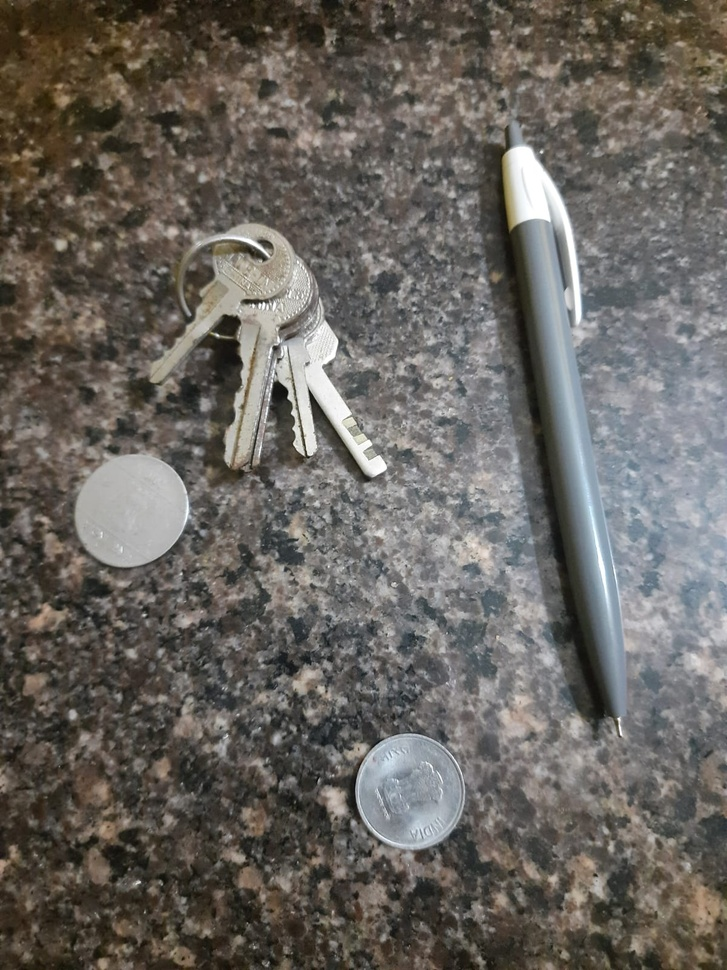
#> input picture Module-2/raw_captures/Capture_3.jpeg, 727 x 970 px, shrunk from 1200 x 1600 before the run, found by its file name
$ jupyter execute Task3.ipynb
#> lines starting #> are read from the running program, lines starting #| are printed output that depends on the picture
# Geometric Transformations

### Import the Required Libraries

[cell 1]
import cv2
import numpy as np
import matplotlib.pyplot as plt

### Pick a Reference Number

[cell 2]
referenceNo = 56

### Compute Angle & Scale

[cell 3]
angle = referenceNo * 3
scale = 1 + (referenceNo % 10) / 10

[cell 4]
print("Reference Number:", referenceNo)
print("Rotation Angle:", angle, "degrees")
print("Scale Factor:", scale)

### Read Image

[cell 5]
image = cv2.imread("Documents/AIML-Assessment/Module-2/raw_captures/Capture_3.jpeg")
#> image is the input picture: shape (970, 727, 3); mean B, G, R 95.1, 100.5, 104.3
image_rgb = cv2.cvtColor(image,cv2.COLOR_BGR2RGB)
height, width = image.shape[:2]
#> height = 970; width = 727

### Translation

[cell 6]
tx = 100
ty = 200
Tmatrix = np.float32([[1,0,tx],
                     [0,1,ty]])
translated_image = cv2.warpAffine(image_rgb, Tmatrix, (width,height))
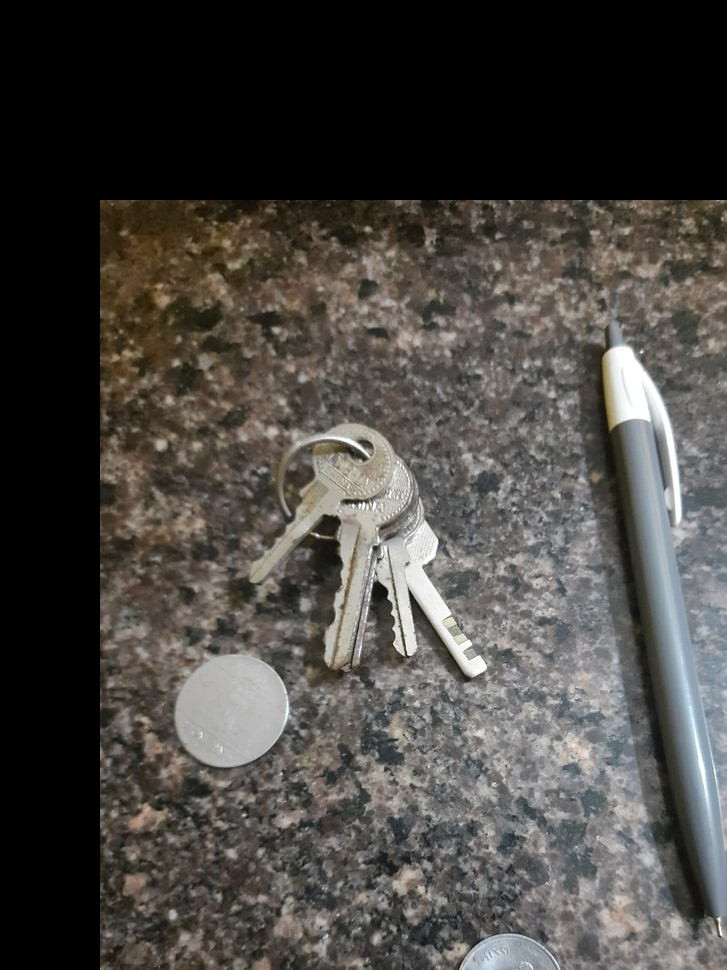
#> translated_image: shape (970, 727, 3); mean R, G, B 72.6, 70, 66.2

### Rotation & Scaling

[cell 7]
center = (width//2,height//2)
#> center = (363, 485)
Rmatrix = cv2.getRotationMatrix2D(center, angle, scale)
rotated_image = cv2.warpAffine(image_rgb, Rmatrix, (width,height))
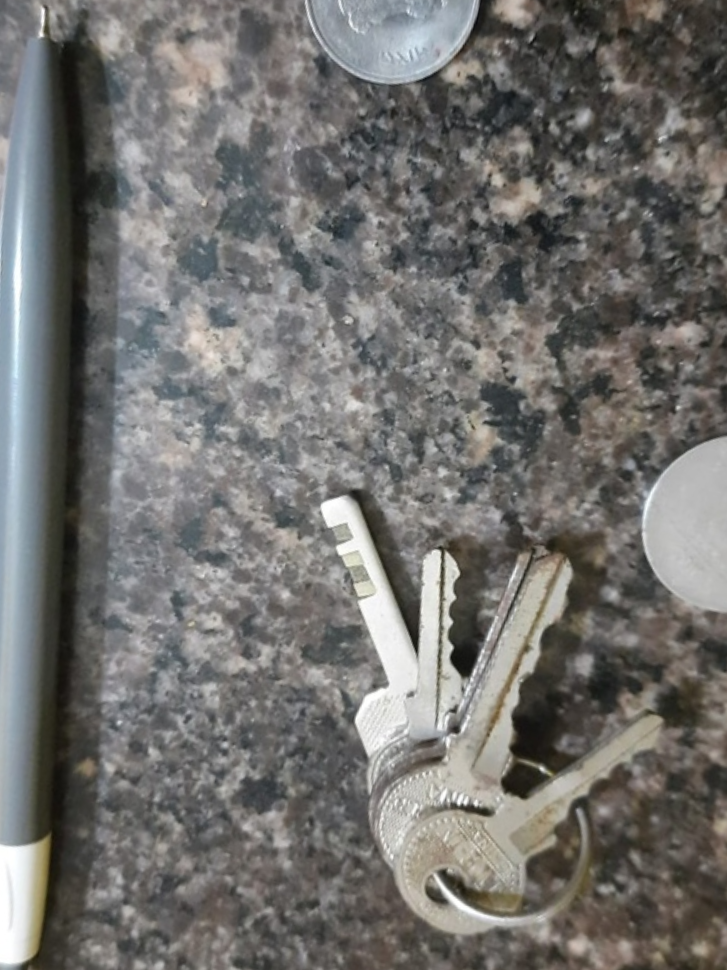
#> rotated_image: shape (970, 727, 3); mean R, G, B 113.8, 112.8, 110.2

### Affine Transform

[cell 8]
pts1 = np.float32([[50, 50],
                   [200, 50],
                   [50, 200]])

pts2 = np.float32([[10, 100],
                   [200, 50],
                   [100, 250]])
Amatrix = cv2.getAffineTransform(pts1, pts2)
affine_image = cv2.warpAffine(image_rgb, Amatrix, (width,height))
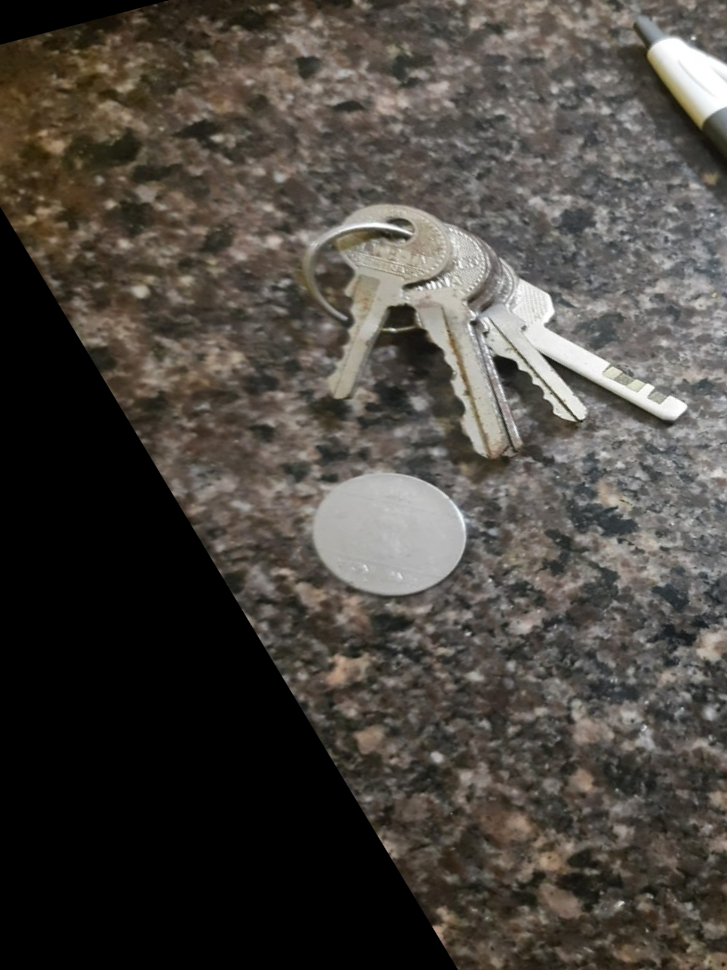
#> affine_image: shape (970, 727, 3); mean R, G, B 74.5, 70.1, 64.2

### Display the Results

[cell 9]
fig, axes = plt.subplots(1,4,figsize=(20,5))
axes[0].imshow(image_rgb)
axes[0].set_title("Original")
axes[0].axis('off')
axes[1].imshow(translated_image)
axes[1].set_title("Translated")
axes[1].axis('off')
axes[2].imshow(rotated_image)
axes[2].set_title("Rotated & Scaled")
axes[2].axis('off')
axes[3].imshow(affine_image)
axes[3].set_title("Affine Transform")
axes[3].axis('off')
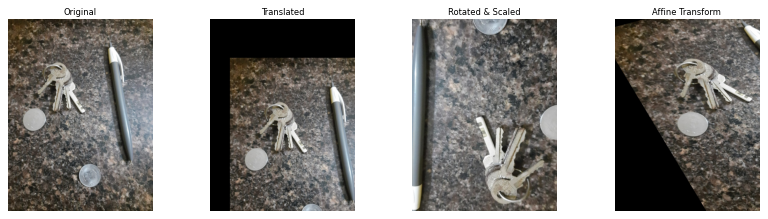
#> figure drawn by matplotlib, 4 panels

$ run again, with Module-2/raw_captures/Capture_1.jpeg copied over Module-2/raw_captures/Capture_3.jpeg
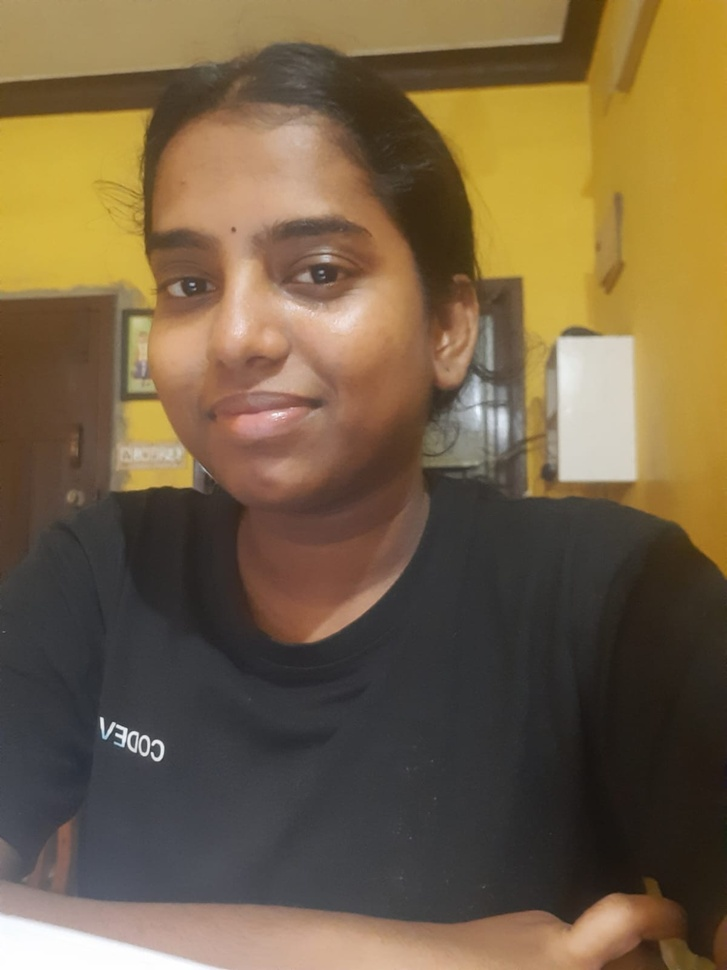
#> input picture Module-2/raw_captures/Capture_1.jpeg, 727 x 970 px, shrunk from 1200 x 1600 before the run, found by its file name
#> image is the input picture: shape (970, 727, 3); mean B, G, R 68.8, 97.1, 116.4
#> `affine_image = cv2.warpAffine(image_rgb, Amatrix, (width,height))`:
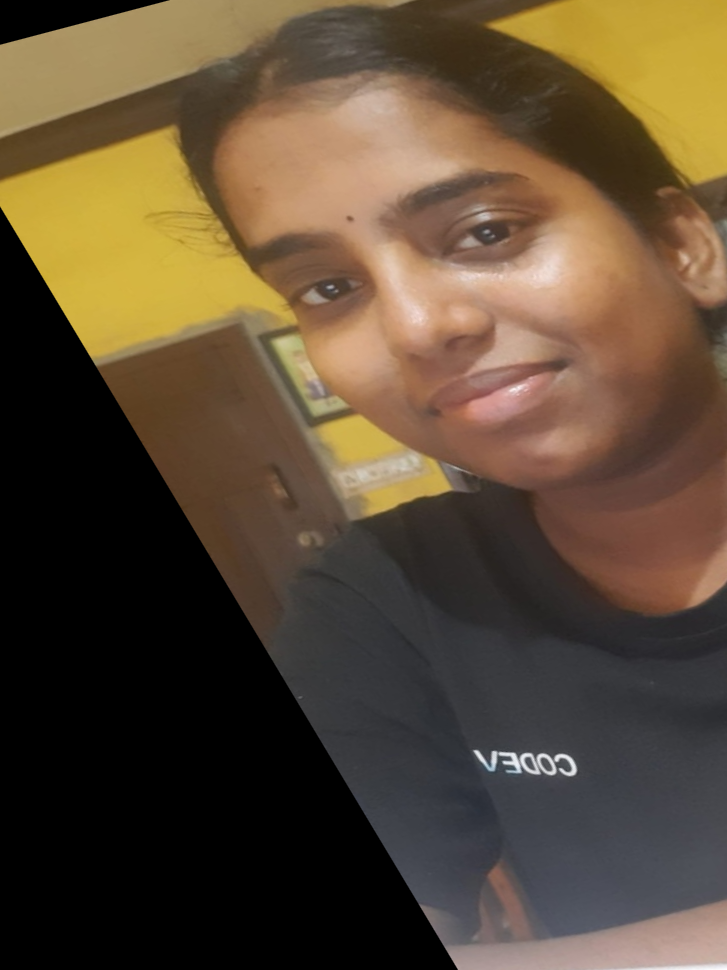
#> affine_image: shape (970, 727, 3); mean R, G, B 90.5, 73.7, 53.4
#> `[cell 9] fig, axes = plt.subplots(1,4,figsize=(20,5)) axes[0].imshow(i..`:
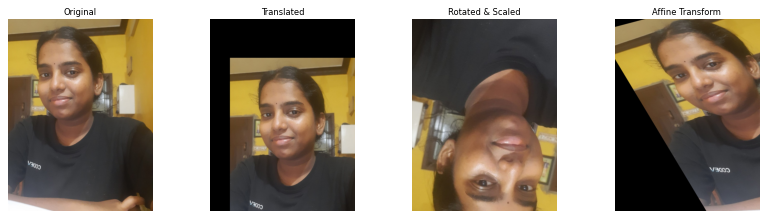
#> figure drawn by matplotlib, 4 panels

$ run again, with Module-2/raw_captures/Capture_2.jpeg copied over Module-2/raw_captures/Capture_3.jpeg
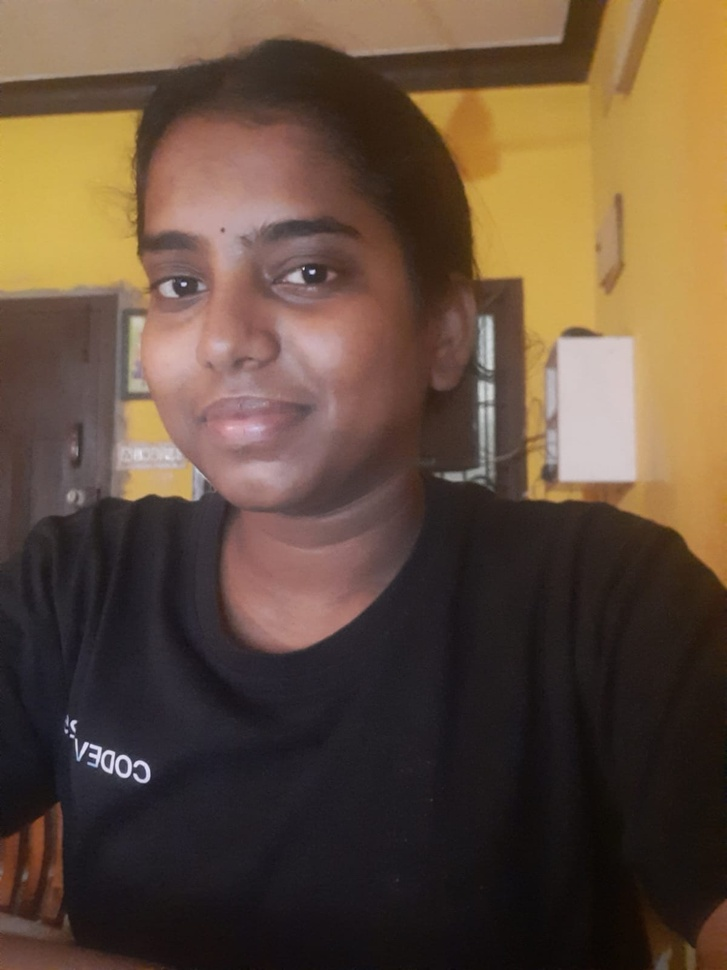
#> input picture Module-2/raw_captures/Capture_2.jpeg, 727 x 970 px, shrunk from 1200 x 1600 before the run, found by its file name
#> image is the input picture: shape (970, 727, 3); mean B, G, R 60.4, 77.1, 97.8
#> `affine_image = cv2.warpAffine(image_rgb, Amatrix, (width,height))`:
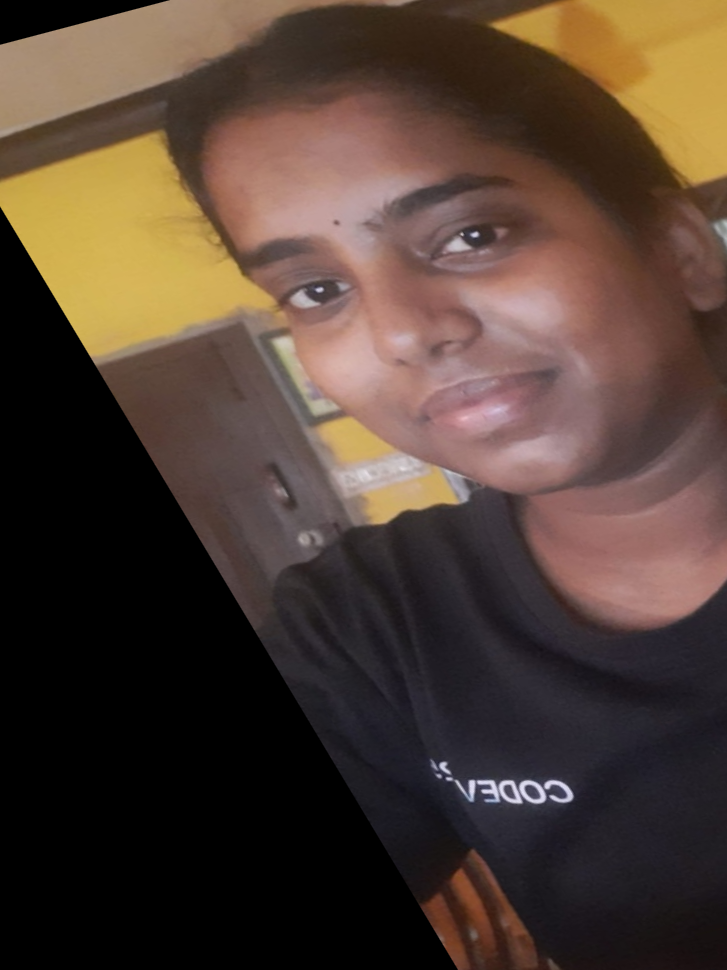
#> affine_image: shape (970, 727, 3); mean R, G, B 79.7, 62.3, 51.9
#> `[cell 9] fig, axes = plt.subplots(1,4,figsize=(20,5)) axes[0].imshow(i..`:
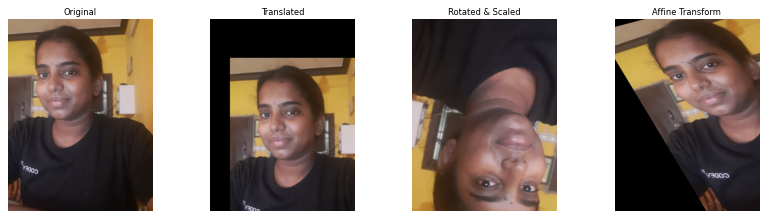
#> figure drawn by matplotlib, 4 panels

$ run again, with Module-2/raw_captures/Capture_4.jpeg copied over Module-2/raw_captures/Capture_3.jpeg
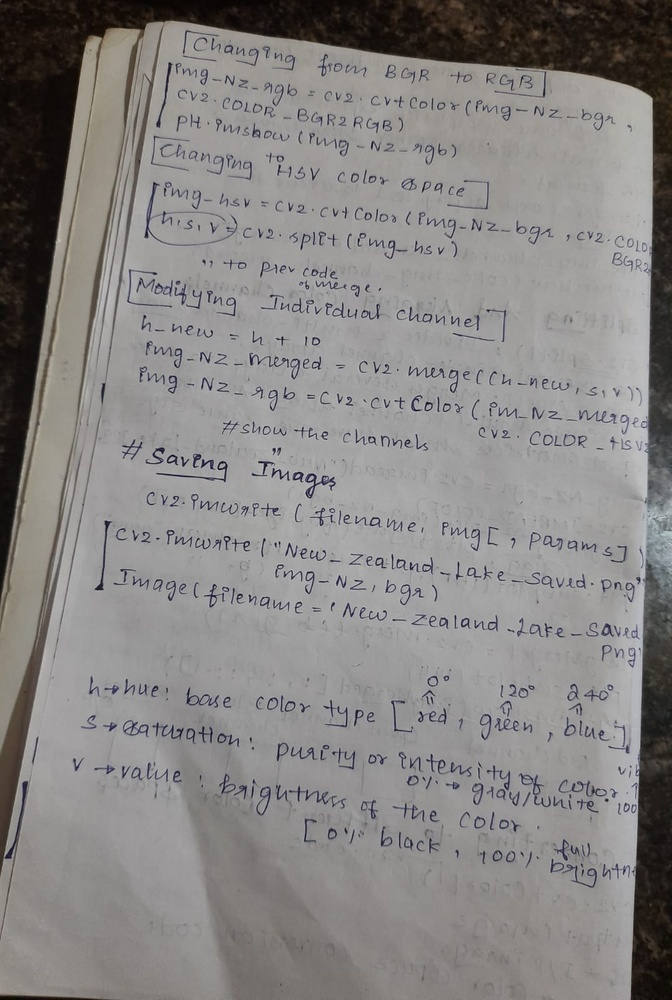
#> input picture Module-2/raw_captures/Capture_4.jpeg, 672 x 1000 px, shrunk from 1076 x 1600 before the run, found by its file name
#> image is the input picture: shape (1000, 672, 3); mean B, G, R 131.7, 132.8, 135.1
#> `affine_image = cv2.warpAffine(image_rgb, Amatrix, (width,height))`:
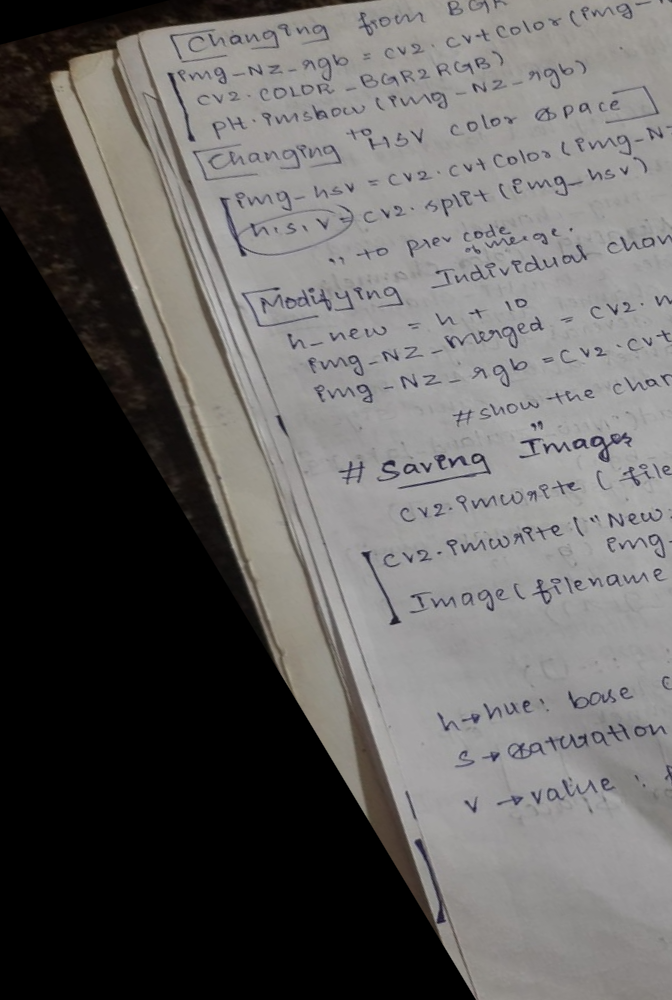
#> affine_image: shape (1000, 672, 3); mean R, G, B 98.4, 96.7, 95.6
#> `[cell 9] fig, axes = plt.subplots(1,4,figsize=(20,5)) axes[0].imshow(i..`:
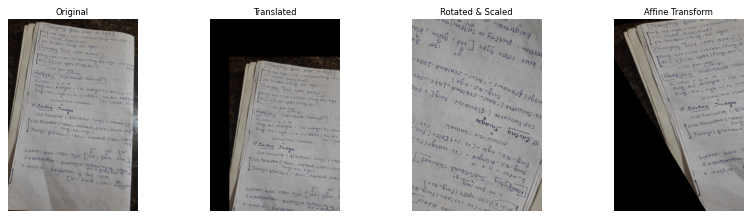
#> figure drawn by matplotlib, 4 panels
